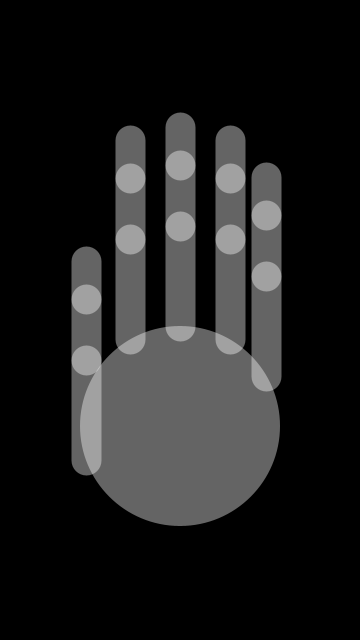
Frame 1 (no input)
Frame 60 (the mouse pressed at the canvas centre just before this capture): identical to frame 1, image omitted
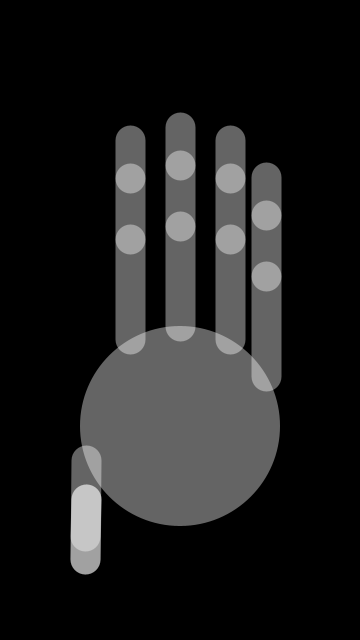
Frame 120 (the mouse held since frame 60 and released just before this capture)

The Processing sketch that drew these frames (run headless with seeded random() and noise(); from frame 60 on, the mouse is pressed at the canvas centre):

// Processing sketch: hand
// ── hand.pde
int fingerLength = 100;
int fingerWidth = 30;
int palmDiameter = 200;
boolean THUMB = true;
Hand hand;

Finger finger1;

void setup() {
  size(360,640);
  hand = new Hand(new PVector(width / 2, height * 2 / 3));
  
  finger1 = new Finger(hand, radians(-20), THUMB);
  hand.add(finger1);
  hand.add(new Finger(hand, radians(60)));
  hand.add(new Finger(hand, radians(90)));
  hand.add(new Finger(hand, radians(120)));
  hand.add(new Finger(hand, radians(150))); 
}

void draw() {
  background(0);
  
  //lets make it move by bending a finger based on the mouse
  finger1.bend(mouseY / (float) height * 360);
  hand.display();
}

//golden ratio
float gr(float f) {
  return f / 1.618;
}

class Finger {
  Segment anatomy;
  boolean thumb;
  Finger(Hand hand, float positionAngle, boolean thumb) {
    PVector fingerPosition = new PVector(palmDiameter / 2, 0);
    fingerPosition.rotate(positionAngle);
    //A finger consists of 3 digits
    anatomy = new Segment(fingerLength, fingerWidth, (int)(hand.palm.x - fingerPosition.x), (int)(hand.palm.y - fingerPosition.y));
    anatomy.setNext(new Segment(gr(fingerLength), fingerWidth));
    anatomy.setNext(new Segment(gr(gr(fingerLength)), fingerWidth));
    this.thumb = thumb;
  }
  
  Finger(Hand hand, float positionAngle) {
    this(hand, positionAngle, false);
  }
  
  void display() {
    pushMatrix();
    //if(this.thumb)
    //  rotate(radians(5));
    anatomy.display();
    popMatrix();
  }
  
  void bend(float angle) {
    if(this.thumb)
      angle *= -1;
    anatomy.bend(angle);
  }
}

class Segment {
  Segment next;
  int fingerLength, fingerWidth, x, y;
  int angle;
  Segment(int fingerLength, int fingerWidth, int x, int y) {
    this.fingerLength = fingerLength;
    this.fingerWidth = fingerWidth;
    this.x = x;
    this.y = y;
    this.angle = 0;
    this.next = null;
  }
  
  Segment(int fingerLength, int fingerWidth) {
    this(fingerLength, fingerWidth, 0, 0);
  }
  
  Segment(float fingerLength, float fingerWidth) {
    this((int)fingerLength, (int)fingerWidth, 0, 0);
  }
  
  void bend(float angle) {
    this.angle = (int)angle;
    if(this.next != null)
    next.bend(angle);
  }
  
  void setNext(Segment seg) {
    if(this.next == null)
      this.next = seg;
    else 
      next.setNext(seg);
  }
  void display() {
    strokeWeight(fingerWidth);
    pushMatrix();
    translate(x, y);
    rotate(-radians(angle));
    line(0, 0, 0, -fingerLength);
    if(next != null) {
      pushMatrix();
      translate(0, -fingerLength);
      next.display();
      popMatrix();
    }
    popMatrix();
  }
}

class Hand {
  ArrayList<Finger> fingers;
  PVector palm;
  Hand(PVector palm) {
    fingers = new ArrayList<Finger>();
    this.palm = palm;
  }
  
  
  void display() {
    //palm
    noStroke();
    fill(255, 100);
    ellipse(palm.x, palm.y, palmDiameter, palmDiameter);
    
    //Segments
    strokeWeight(20.0);
    stroke(255, 100);
    
    for(Finger finger: fingers) {
      finger.display();
    }
  }
  
  
  Hand add(Finger finger) {
    this.fingers.add(finger);
    return this;
  }
}
